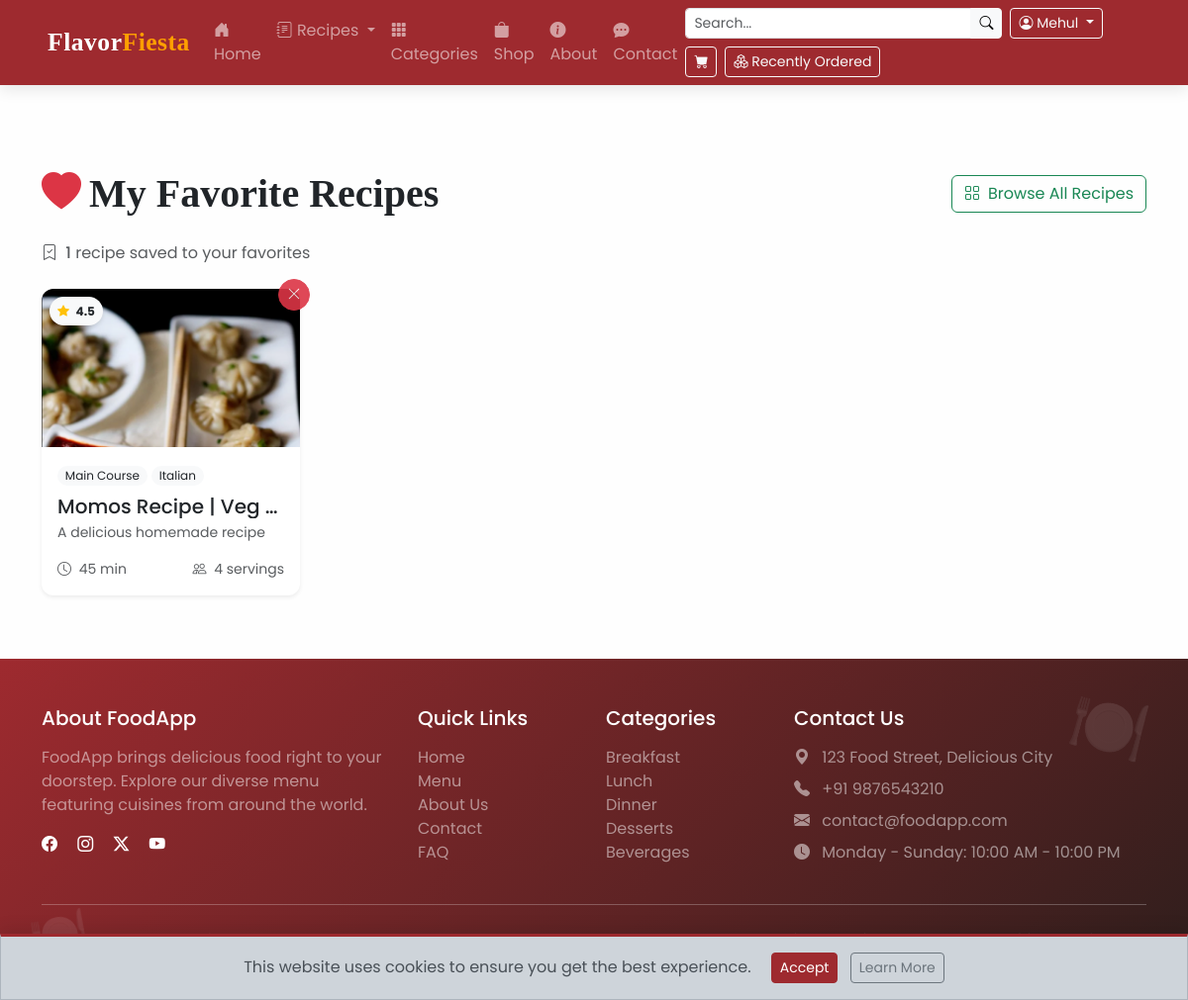
Page /favorites/favorites/ (signed in) on the committed database.
### accounts/models.py (models this page shows, shortened)
class Favorite(models.Model):
    user = models.ForeignKey(User, on_delete=models.CASCADE, related_name='favorites')
    recipe = models.ForeignKey(Recipe, on_delete=models.CASCADE)
    added_on = models.DateTimeField(auto_now_add=True)

### recipes/models.py (models this page shows, shortened)
class Recipe(models.Model):
    title = models.CharField(max_length=255)
    description = models.TextField()
    ingredients = models.TextField()
    instructions = models.TextField()
    image = models.ImageField(upload_to='recipes/', null=True, blank=True)
    created_at = models.DateTimeField(auto_now_add=True)
    author = models.ForeignKey(User, on_delete=models.CASCADE, related_name='recipes')
    views = models.PositiveIntegerField(default=0)  # for popularity

### accounts/views.py (the view)
# urls.py: path('favorites/', views.favorite_recipes, name='favorite_recipes'),
@login_required
def favorite_recipes(request):
    favorites = Favorite.objects.filter(user=request.user)
    return render(request, 'favorites/favorite_list.html', {'favorites': favorites})

### accounts/templates/favorites/favorite_list.html (shortened to what this page needs)
{% extends 'food/base.html' %}
{% block content %}
<div class="container py-4 py-md-5">
  <div class="row mb-4 align-items-center">
    <div class="col">
      <h1 class="display-6 fw-bold mb-0">
        <i class="bi bi-heart-fill text-danger me-2"></i>My Favorite Recipes
      </h1>
    </div>
    <div class="col-auto d-none d-md-block">
      <a href="{% url 'recipes:recipe_list' %}" class="btn btn-outline-success">
        <i class="bi bi-grid me-2"></i>Browse All Recipes
      </a>
    </div>
  </div>
  {% if favorites %}
  <div class="d-flex flex-wrap justify-content-between align-items-center mb-4">
    <p class="text-muted mb-0">
      <i class="bi bi-bookmark-check me-1"></i>
      <span class="fw-medium">{{ favorites|length }}</span>
      {{ favorites|length|pluralize:"recipe,recipes" }} saved to your favorites
    </p>
  </div>
  <div class="row row-cols-1 row-cols-sm-2 row-cols-md-3 row-cols-lg-4 g-3 g-md-4">
    {% for favorite in favorites %}
    <div class="col">
      <div class="position-relative mb-3">
        <form
          action="{% url 'accounts:remove_from_favorites' favorite.recipe.id %}"
          method="post"
          class="position-absolute top-0 end-0 z-2"
          style="transform: translate(10px, -10px)"
        >
          <button
            type="submit"
            class="btn btn-sm btn-danger rounded-circle p-2 remove-favorite-btn"
            data-bs-toggle="tooltip"
            title="Remove from favorites"
          >
            <i class="bi bi-x-lg"></i>
          </button>
        </form>
        <div class="card h-100 border-0 shadow-sm hover-shadow">
          {% if favorite.recipe.image %}
          <img
            src="{{ favorite.recipe.image.url }}"
            class="card-img-top rounded-top"
            style="height: 160px; object-fit: cover"
            alt="{{ favorite.recipe.title }}"
          />
          {% endif %}
          <div class="position-absolute top-0 start-0 m-2 badge bg-light text-dark p-2 rounded-pill shadow-sm">
            <i class="bi bi-star-fill text-warning me-1"></i>
            <span>{{ favorite.recipe.rating|default:"4.5" }}</span>
          </div>
          <div class="card-body p-3">
            <div class="mb-2">
              <span class="badge rounded-pill bg-light text-dark fw-normal">
                {{ favorite.recipe.category|default:"Main Course" }}
              </span>
              <span class="badge rounded-pill bg-light text-dark fw-normal">
                {{ favorite.recipe.cuisine|default:"Italian" }}
              </span>
            </div>
            <h5 class="card-title mb-1 text-truncate">
              <a
                href="{% url 'recipes:recipe_detail' favorite.recipe.id %}"
                class="text-decoration-none text-dark stretched-link"
              >
                {{ favorite.recipe.title }}
              </a>
            </h5>
            <p class="card-text small text-muted mb-3">
              {{ favorite.recipe.subtitle|default:"A delicious homemade recipe"|truncatechars:50 }}
            </p>
            <div class="d-flex justify-content-between align-items-center">
              <div class="small text-muted">
                <i class="bi bi-clock me-1"></i>
                {{ favorite.recipe.total_time|default:"45 min" }}
              </div>
              <div class="small text-muted">
                <i class="bi bi-people me-1"></i>
                {{ favorite.recipe.servings|default:"4" }} servings
              </div>
            </div>
          </div>
        </div>
      </div>
    </div>
    {% endfor %}
  </div>
  {% endif %}
</div>
{% endblock %}

### food/templates/food/base.html (shortened to what this page needs)
<!DOCTYPE html>
<html lang="en">
<head>
    <link href="https://cdn.jsdelivr.net/npm/bootstrap@5.3.2/dist/css/bootstrap.min.css" rel="stylesheet">
    <link rel="stylesheet" href="https://cdn.jsdelivr.net/npm/bootstrap-icons@1.11.0/font/bootstrap-icons.css">
    {% load static %}
    <link rel="stylesheet" href="{% static 'css/style.css' %}">
</head>
<body class="d-flex flex-column min-vh-100">
     <nav class="navbar navbar-expand-lg navbar-dark bg-primary fixed-top">
        <div class="container-fluid px-3 px-md-5">
            <a class="navbar-brand" href="/food">Flavor<span>Fiesta</span></a>
            <div class="collapse navbar-collapse" id="navbarNavDropdown">
                <ul class="navbar-nav me-auto mb-2 mb-lg-0">
                    <li class="nav-item">
                        <a class="nav-link {% if request.path == '/' %}active{% endif %}" href="/food">
                            <i class="bi bi-house-door-fill"></i> Home
                        </a>
                    </li>
                    <li class="nav-item dropdown">
                        <a class="nav-link dropdown-toggle {% if '/recipes/' in request.path %}active{% endif %}" href="#" role="button" data-bs-toggle="dropdown">
                            <i class="bi bi-journal-text"></i> Recipes
                        </a>
                    </li>
                    <li class="nav-item">
                        <a class="nav-link {% if '/category/' in request.path %}active{% endif %}" href="/category/">
                            <i class="bi bi-grid-3x3-gap-fill"></i> Categories
                        </a>
                    </li>
                    <li class="nav-item">
                        <a class="nav-link {% if '/shop/' in request.path %}active{% endif %}" href="/shop/">
                            <i class="bi bi-bag-fill"></i> Shop
                        </a>
                    </li>
                    <li class="nav-item">
                        <a class="nav-link {% if '/about/' in request.path %}active{% endif %}" href="/food/about/">
                            <i class="bi bi-info-circle-fill"></i> About
                        </a>
                    </li>
                    <li class="nav-item">
                        <a class="nav-link {% if '/contact/' in request.path %}active{% endif %}" href="/food/contact/">
                            <i class="bi bi-chat-dots-fill"></i> Contact
                        </a>
                    </li>
                </ul>
                <div class="d-flex flex-wrap gap-2 align-items-center">
                    <form class="d-flex" action="" method="get">
                        <div class="input-group input-group-sm">
                            <input type="search" name="food_name" class="form-control" placeholder="Search...">
                            <button class="btn btn-light" type="submit"><i class="bi bi-search"></i></button>
                        </div>
                    </form>
                    {% if user.is_authenticated %}
                        <div class="dropdown">
                            <a class="btn btn-outline-light btn-sm dropdown-toggle" href="#" role="button" data-bs-toggle="dropdown">
                                <i class="bi bi-person-circle"></i> {{ user.username }}
                            </a>
                        </div>
                    {% else %}
                        <a href="{% url 'accounts:login' %}" class="btn btn-outline-light btn-sm">Login</a>
                        <a href="{% url 'accounts:register' %}" class="btn btn-light btn-sm">Register</a>
                    {% endif %}
                    <a href="/shop/cart" class="btn btn-outline-light btn-sm position-relative">
                        <i class="bi bi-cart-fill"></i>
                    </a>
                    <a href="{% url 'shop:order_history' %}" class="btn btn-outline-light btn-sm">
                        <i class="bi bi-boxes"></i> Recently Ordered
                    </a>
                </div>
            </div>
        </div>
    </nav>
    <main class="flex-grow-1 mt-5 pt-3">
        {% block content %}{% endblock %}
    </main>
    <footer class="text-white py-5 mt-auto">
        <div class="container">
            <div class="row g-4">
                <div class="col-md-4">
                    <h5 class="mb-3">About FoodApp</h5>
                    <p class="text-white-50">FoodApp brings delicious food right to your doorstep. Explore our diverse menu featuring cuisines from around the world.</p>
                    <div class="mt-3">
                        <a href="#" class="text-white me-3"><i class="bi bi-facebook"></i></a>
                        <a href="#" class="text-white me-3"><i class="bi bi-instagram"></i></a>
                        <a href="#" class="text-white me-3"><i class="bi bi-twitter-x"></i></a>
                        <a href="#" class="text-white me-3"><i class="bi bi-youtube"></i></a>
                    </div>
                </div>
                <div class="col-md-2">
                    <h5 class="mb-3">Quick Links</h5>
                    <ul class="list-unstyled">
                        <li><a href="/food" class="text-white-50 text-decoration-none">Home</a></li>
                        <li><a href="/menu/" class="text-white-50 text-decoration-none">Menu</a></li>
                        <li><a href="/food/about" class="text-white-50 text-decoration-none">About Us</a></li>
                        <li><a href="/food/contact" class="text-white-50 text-decoration-none">Contact</a></li>
                        <li><a href="/faq/" class="text-white-50 text-decoration-none">FAQ</a></li>
                    </ul>
                </div>
                <div class="col-md-2">
                    <h5 class="mb-3">Categories</h5>
                    <ul class="list-unstyled">
                        {% for category in footer_categories|slice:":5" %}
                        <li><a href="/category/{{ category.slug }}/" class="text-white-50 text-decoration-none">{{ category.name }}</a></li>
                        {% empty %}
                        <li><a href="/category/breakfast/" class="text-white-50 text-decoration-none">Breakfast</a></li>
                        <li><a href="/category/lunch/" class="text-white-50 text-decoration-none">Lunch</a></li>
                        <li><a href="/category/dinner/" class="text-white-50 text-decoration-none">Dinner</a></li>
                        <li><a href="/category/desserts/" class="text-white-50 text-decoration-none">Desserts</a></li>
                        <li><a href="/category/beverages/" class="text-white-50 text-decoration-none">Beverages</a></li>
                        {% endfor %}
                    </ul>
                </div>
                <div class="col-md-4">
                    <h5 class="mb-3">Contact Us</h5>
                    <ul class="list-unstyled text-white-50">
                        <li class="mb-2"><i class="bi bi-geo-alt-fill me-2"></i> 123 Food Street, Delicious City</li>
                        <li class="mb-2"><i class="bi bi-telephone-fill me-2"></i> +91 9876543210</li>
                        <li class="mb-2"><i class="bi bi-envelope-fill me-2"></i> contact@foodapp.com</li>
                        <li><i class="bi bi-clock-fill me-2"></i> Monday - Sunday: 10:00 AM - 10:00 PM</li>
                    </ul>
                </div>
            </div>
            <hr class="my-4 bg-light">
            <div class="row">
                <div class="col-md-6">
                    <p class="mb-0 text-white-50">&copy; 2025 FoodApp. All rights reserved.</p>
                </div>
                <div class="col-md-6 text-md-end">
                    <a href="/privacy/" class="text-white-50 text-decoration-none me-3">Privacy Policy</a>
                    <a href="/terms/" class="text-white-50 text-decoration-none me-3">Terms & Conditions</a>
                    <a href="/sitemap/" class="text-white-50 text-decoration-none">Sitemap</a>
                </div>
            </div>
        </div>
    </footer>
    <div id="cookieConsent" class="alert alert-dark text-center mb-0 rounded-0 fixed-bottom d-none">
        This website uses cookies to ensure you get the best experience.
        <button class="btn btn-sm btn-primary ms-3" id="cookieAccept">Accept</button>
        <a href="/privacy/" class="btn btn-sm btn-outline-secondary ms-2">Learn More</a>
    </div>
</body>
</html>

### static/css/style.css (style rules this page uses)
:root { --primary-color:#9E2A2F; --primary-dark: #D35D16; --secondary-color: #9E2A2F; --accent-color: #FF9F00; --success-color: #4A9D4F; --light-bg: #fefefeb7; --dark-bg: #2E1E1C; --dark-content: #3C2A2A; }
body { font-family: 'Poppins', sans-serif; padding-top: 60px; background-color: var(--light-bg); transition: all 0.4s ease; }
h1, h2, h3, .navbar-brand, .display-text { font-family: 'Playfair Display', serif; }
.navbar { box-shadow: 0 4px 15px rgba(0,0,0,0.1); background: linear-gradient(135deg, var(--primary-color), var(--secondary-color)) !important; transition: all 0.4s ease; }
.navbar-brand { font-weight: 700; font-size: 1.6rem; letter-spacing: 0.5px; }
.navbar-brand span { color: var(--accent-color); position: relative; }
.card { border-radius: 12px; overflow: hidden; transition: all 0.4s ease; border: none; box-shadow: 0 8px 20px rgba(0,0,0,0.08); }
footer { background: linear-gradient(135deg, var(--secondary-color), var(--dark-bg)); position: relative; overflow: hidden; }
footer::before { content: '🍽️'; position: absolute; top: 20px; right: 40px; font-size: 4rem; opacity: 0.1; transform: rotate(15deg); }
footer::after { content: '🍽️'; position: absolute; bottom: 30px; left: 30px; font-size: 3rem; opacity: 0.1; transform: rotate(-10deg); }
.bg-primary { background-color: var(--primary-color) !important; }
.btn-primary { background-color: var(--primary-color); border-color: var(--primary-color); }
.nav-item { position: relative; transition: all 0.3s ease; }
#cookieConsent { border-top: 3px solid var(--primary-color); box-shadow: 0 -5px 15px rgba(0,0,0,0.1); transition: all 0.5s ease; }

### accounts/templates/favorites/favorite_list.html (style rules this page uses)
.hover-shadow { transition: transform 0.2s ease, box-shadow 0.2s ease; }
.remove-favorite-btn { opacity: 0.9; transition: opacity 0.2s ease, transform 0.2s ease; width: 32px; height: 32px; display: flex; align-items: center; justify-content: center; }
.z-2 { z-index: 2; }

### rows in the picture
Favorite: recipe.image (picture), recipe.rating "4.5", recipe.category "Main Course", recipe.cuisine "Italian", recipe "Momos Recipe | Veg…", recipe.subtitle "A delicious homemade recipe", recipe.total_time "45 min", recipe.servings "4"

### other values in the picture
{{ user.username }} "Mehul"
{{ favorites|length }} "1"
